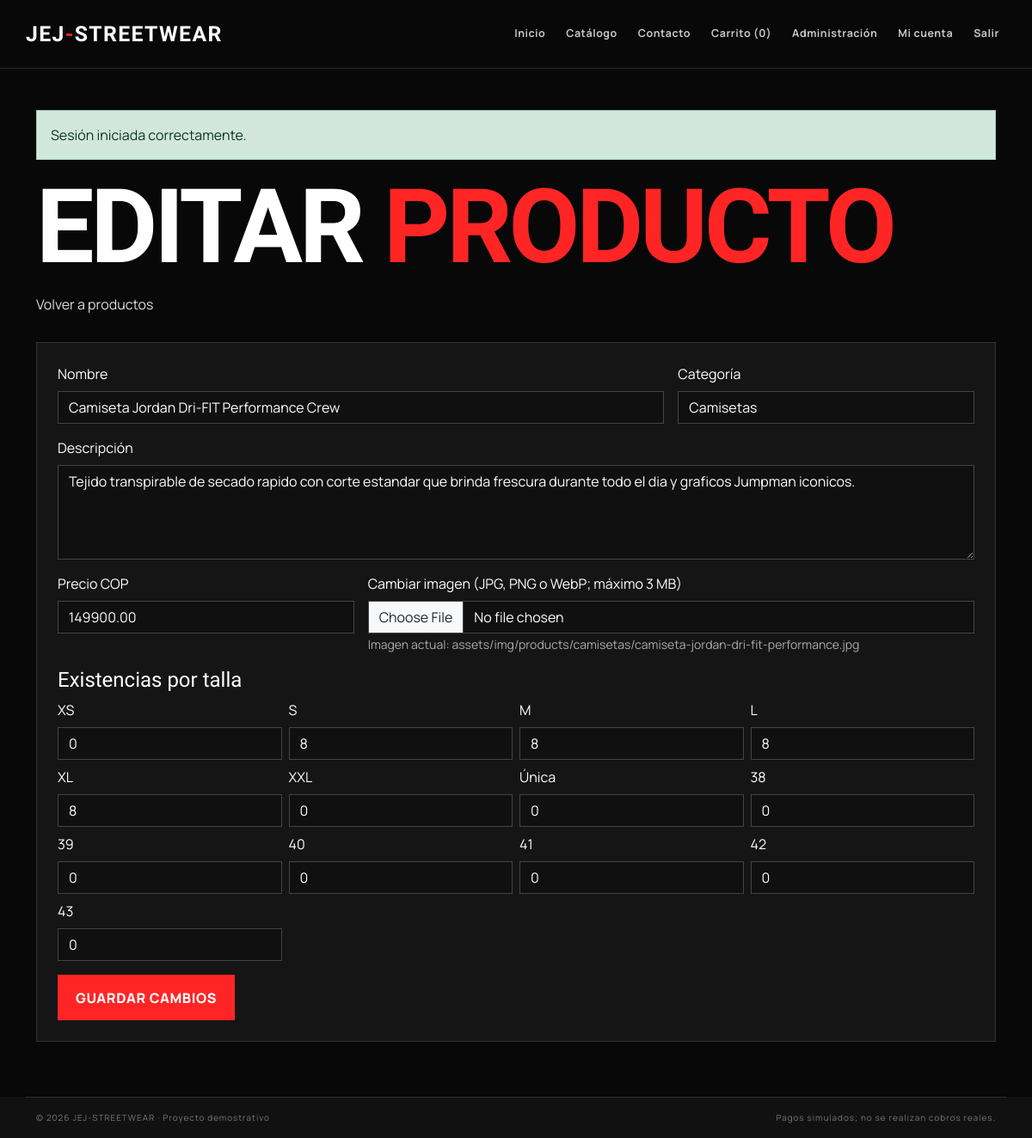
The app's page /admin/editar_producto.php?id=9 (signed in) with its own data.
### tables this page shows
CREATE TABLE IF NOT EXISTS productos (
  id BIGINT UNSIGNED AUTO_INCREMENT PRIMARY KEY,
  categoria_id INT UNSIGNED NOT NULL,
  nombre VARCHAR(150) NOT NULL,
  descripcion TEXT NOT NULL,
  precio DECIMAL(12,2) NOT NULL,
  imagen VARCHAR(255) NOT NULL DEFAULT 'assets/img/product-placeholder.svg',
  activo TINYINT(1) NOT NULL DEFAULT 1,
  creado_en TIMESTAMP NOT NULL DEFAULT CURRENT_TIMESTAMP,
  CONSTRAINT fk_productos_categoria FOREIGN KEY (categoria_id) REFERENCES categorias(id),
  INDEX idx_productos_activo_categoria (activo, categoria_id),
  INDEX idx_productos_nombre (nombre),
  CONSTRAINT chk_producto_precio CHECK (precio >= 0)
);

CREATE TABLE IF NOT EXISTS categorias (
  id INT UNSIGNED AUTO_INCREMENT PRIMARY KEY,
  nombre VARCHAR(80) NOT NULL UNIQUE,
  activa TINYINT(1) NOT NULL DEFAULT 1
);

CREATE TABLE IF NOT EXISTS tallas (
  id INT UNSIGNED AUTO_INCREMENT PRIMARY KEY,
  nombre VARCHAR(20) NOT NULL UNIQUE
);

### includes/funciones.php (called while the page is built, shortened)
<?php
function app_url(string $path = ''): string
{
    $script = str_replace('\\', '/', $_SERVER['SCRIPT_NAME'] ?? '/index.html');
    $separator = strrpos($script, '/');
    $base = $separator === false ? '' : substr($script, 0, $separator);
    $lastSeparator = strrpos($base, '/');
    $directoryName = $lastSeparator === false ? $base : substr($base, $lastSeparator + 1);
    if (in_array($directoryName, ['auth', 'admin', 'pages'], true)) {
        $base = $lastSeparator === false ? '' : substr($base, 0, $lastSeparator);
    }
    $base = rtrim($base, '/');
    $path = ltrim($path, '/');
    $queryPosition = strpos($path, '?');
    $route = $queryPosition === false ? $path : substr($path, 0, $queryPosition);
    $query = $queryPosition === false ? '' : substr($path, $queryPosition);
    $publicPages = [
        'catalogo.php',
        'carrito.php',
        'checkout.php',
        'contacto.php',
        'detalle_producto.php',
        'resultado_pago.php',
    ];
    if (in_array($route, $publicPages, true)) {
        $path = 'pages/' . $route . $query;
    }
    return $base . ($path === '' ? '' : '/' . $path);
}
function e(mixed $value): string
{
    return htmlspecialchars(is_scalar($value) ? (string) $value : '', ENT_QUOTES | ENT_SUBSTITUTE, 'UTF-8');
}

### admin/editar_producto.php (the view, shortened to what this page needs)
<?php
require_once __DIR__ . '/../config/db.php';
$id = filter_input(INPUT_GET, 'id', FILTER_VALIDATE_INT);
$categories = $mysqli->query('SELECT id,nombre FROM categorias WHERE activa=1 ORDER BY nombre')->fetch_all(MYSQLI_ASSOC);
$sizes = $mysqli->query('SELECT id,nombre FROM tallas ORDER BY id')->fetch_all(MYSQLI_ASSOC);
$stmt = $mysqli->prepare('SELECT * FROM productos WHERE id=?');
$stmt->bind_param('i', $id);
$stmt->execute();
$product = $stmt->get_result()->fetch_assoc();
$stmt = $mysqli->prepare('SELECT talla_id,existencias FROM producto_tallas WHERE producto_id=?');
$stmt->bind_param('i', $id);
$stmt->execute();
$stockRows = $stmt->get_result()->fetch_all(MYSQLI_ASSOC);
$stockValues = [];
foreach ($stockRows as $row) $stockValues[(int) $row['talla_id']] = (int) $row['existencias'];
require __DIR__ . '/../includes/header.php';
?>
<h1 class="mb-4">EDITAR <span class="text-red">PRODUCTO</span></h1><nav class="admin-nav"><a href="<?= e(app_url('admin/productos.php')) ?>">Volver a productos</a></nav>
<form method="post" enctype="multipart/form-data" class="card app-card p-4" data-validate novalidate><?= csrf_field() ?>
  <div class="row g-3"><div class="col-md-8"><label class="form-label" for="nombre">Nombre</label><input class="form-control" id="nombre" name="nombre" required maxlength="150" value="<?= e($_POST['nombre'] ?? $product['nombre']) ?>"></div>
  <div class="col-md-4"><label class="form-label" for="categoria_id">Categoría</label><select class="form-select" id="categoria_id" name="categoria_id" required><?php foreach ($categories as $category): ?><option value="<?= (int) $category['id'] ?>" <?= (int) $product['categoria_id'] === (int) $category['id'] ? 'selected' : '' ?>><?= e($category['nombre']) ?></option><?php endforeach; ?></select></div>
  <div class="col-12"><label class="form-label" for="descripcion">Descripción</label><textarea class="form-control" id="descripcion" name="descripcion" rows="4" required><?= e($_POST['descripcion'] ?? $product['descripcion']) ?></textarea></div>
  <div class="col-md-4"><label class="form-label" for="precio">Precio COP</label><input class="form-control" type="number" id="precio" name="precio" min="0" step="100" required value="<?= e($_POST['precio'] ?? $product['precio']) ?>"></div>
  <div class="col-md-8"><label class="form-label" for="imagen">Cambiar imagen (JPG, PNG o WebP; máximo 3 MB)</label><input class="form-control" type="file" id="imagen" name="imagen" accept="image/jpeg,image/png,image/webp"><small class="muted">Imagen actual: <?= e($product['imagen']) ?></small></div>
  <div class="col-12"><h2 class="h4">Existencias por talla</h2><div class="row g-2"><?php foreach ($sizes as $size): ?><div class="col-6 col-md-3"><label class="form-label" for="stock-<?= (int) $size['id'] ?>"><?= e($size['nombre']) ?></label><input class="form-control" type="number" min="0" max="10000" id="stock-<?= (int) $size['id'] ?>" name="stock[<?= (int) $size['id'] ?>]" value="<?= e($_POST['stock'][$size['id']] ?? (string) ($stockValues[(int) $size['id']] ?? 0)) ?>"></div><?php endforeach; ?></div></div>
  <div class="col-12"><button class="btn btn-red" type="submit">GUARDAR CAMBIOS</button></div></div>
</form>
<?php require __DIR__ . '/../includes/footer.php'; ?>

### assets/css/style.css (style rules this page uses)
:root { --red:#ff2525;--black:#080808;--panel:#151515;--gray:#a8a8a8;--white:#fff;--line:rgba(255,255,255,.12) }
* { box-sizing:border-box }
html { scroll-behavior:smooth }
body { background:var(--black);color:var(--white);font-family:Manrope,Arial,sans-serif }
a { color:inherit;text-decoration:none }
.btn-red { background:var(--red);border:1px solid var(--red);border-radius:0;color:#fff;font-weight:800;letter-spacing:.04em;padding:.85rem 1.25rem;transition:transform .2s,background .2s }
h1,h2,h3,.category-title,.hero-number { font-family:"Barlow Condensed",Impact,sans-serif;font-weight:900;line-height:.9 }
h1 { font-size:clamp(5rem,10vw,9rem);letter-spacing:-.035em;margin:1.5rem 0 }
h1 span,h2 span { color:var(--red) }
.text-red { color:var(--red) }
.app-card { background:var(--panel);border:1px solid #333;border-radius:0;color:var(--white) }
.form-control,.form-select { background:#101010;border-color:#444;color:#fff;border-radius:0 }
.form-control::placeholder { color:#888 }
.muted { color:#aaa }
.admin-nav { display:flex;gap:1rem;flex-wrap:wrap;margin-bottom:2rem }
.admin-nav a { color:#ddd }

### records on screen
productos: nombre "Camiseta Jordan Dri-FIT Performance Crew", categoria_id "Camisetas", descripcion "Tejido transpirable de secado rapido con corte estandar que brinda frescura durante todo el dia y graficos Jumpman iconicos.", precio "149900.00", imagen "assets/img/products/camisetas/camiseta-jordan-dri-fit-performance.jpg"
tallas: nombre "XS", id "0"
tallas: nombre "S", id "8"
tallas: nombre "M", id "8"
tallas: nombre "L", id "8"
tallas: nombre "XL", id "8"
tallas: nombre "XXL", id "0"
tallas: nombre "Única", id "0"
tallas: nombre "38", id "0"
tallas: nombre "39", id "0"
tallas: nombre "40", id "0"
tallas: nombre "41", id "0"
tallas: nombre "42", id "0"
tallas: nombre "43", id "0"

### other values on screen
cart_count() "0"
$flashMessage['message'] "Sesión iniciada correctamente."
